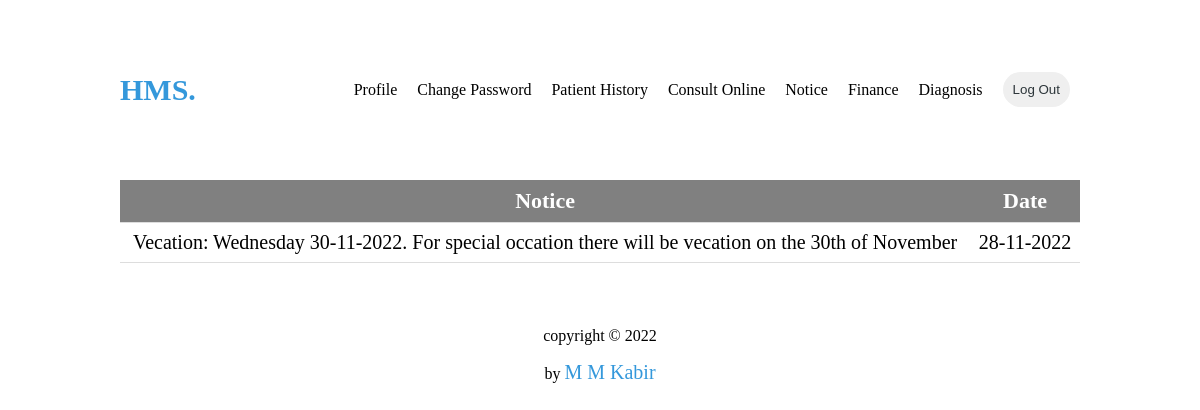
Page /view/notice.php (signed in) on the committed database.
### tables this page shows
CREATE TABLE `notice` (
  `id` int(100) NOT NULL,
  `notices` varchar(100) NOT NULL,
  `date` varchar(100) NOT NULL
);

### control/noticeAction.php (the view, shortened to what this page needs)
<?php
require "../model/dbConnect.php";
    $sqlDisplay = "SELECT `notices`, `date` FROM `notice`;";
    $stmt = mysqli_stmt_init($conn);
    if(!mysqli_stmt_prepare($stmt, $sqlDisplay))
    {
        header("location: ../view/viewProfile.php?error=stmt2failed");
        exit();
    }
    mysqli_stmt_execute($stmt);
    $resultData = mysqli_stmt_get_result($stmt);
    echo "
            <table >
            <tr style='border-bottom: 1px solid #ddd; font-size:22px;background-color:gray;color:white;border-bottom: 1px solid #DDD;'>
                <th>Notice</th>
                <th>Date</th>
            </tr>";
    while($row = mysqli_fetch_assoc($resultData)){
        echo "
        <tr>
            <td>
            ".$row["notices"]."</td>
            <td>".$row["date"]."</td>
        </tr>
        ";
    }
    echo "</table>";
?>

### view/notice.php (style rules this page uses)
table { border-collapse: collapse; width: 100%; color:white; }
th, td { padding: 8px; text-align: center; border-bottom: 1px solid #ddd; color:black; }
th { color:white; }
td { font-size:20px }

### rows in the picture
notice: notices "Vecation: Wednesday 30-11-2022. For special occation there will be vecation on the 30th of November", date "28-11-2022"
